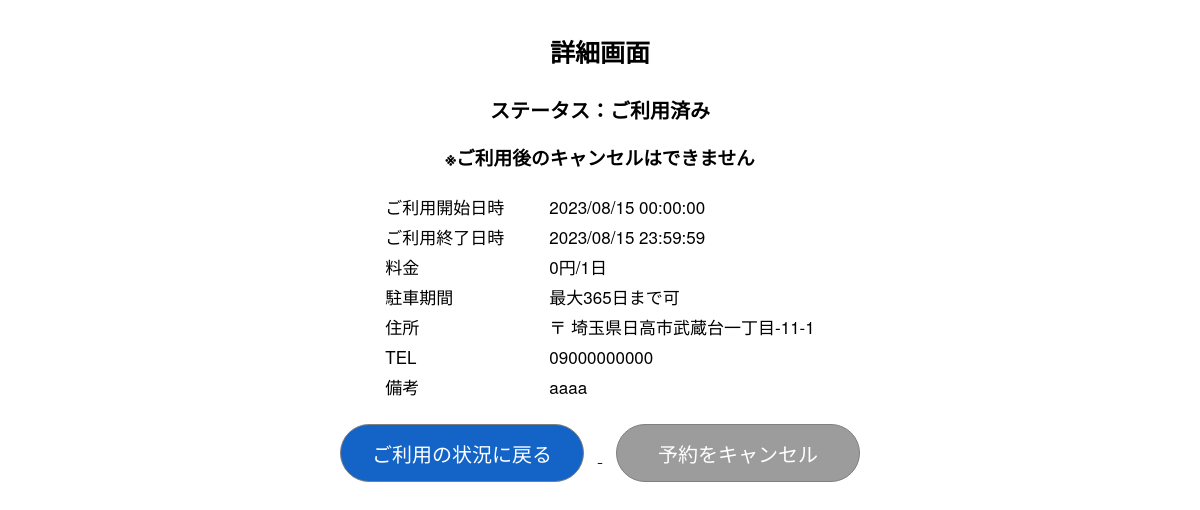
Page /usageStatsDetails/1 (signed in) on the committed database.
### app.py (models this page shows)
class Parking(db.Model):
    id = db.Column(db.Integer, primary_key=True, nullable=False)
    title = db.Column(db.String(50), nullable=False)
    postal_code = db.Column(db.String(7), nullable=False)
    address1 = db.Column(db.String(120), nullable=False)
    address2 = db.Column(db.String(120), nullable=False)
    tel = db.Column(db.String(11), nullable=False)
    inoutdoor = db.Column(db.String(1), nullable=False) # (0)屋外、(1)屋内
    mustcall = db.Column(db.String(1), nullable=False) # (0)出し入れ時に連絡が不要、(1)出し入れ時に連絡が必要
    usableTypeNum = db.Column(db.String(1), nullable=False) # (0)3ナンバー、(1)5ナンバー
    usableSize = db.Column(db.String(1), nullable=False) # (0)155cm未満、(1)155 ～ 170cm
    max_day = db.Column(db.Integer, nullable=True)
    min_day = db.Column(db.Integer, nullable=True)
    price_day = db.Column(db.Integer, nullable=False)
    etc = db.Column(db.String(500), nullable=True)
    lon = db.Column(db.Float, nullable=False)
    lat = db.Column(db.Float, nullable=False)
    owner_id = db.Column(db.Integer, db.ForeignKey('user.id'), nullable=False)
    created_at = db.Column(db.DateTime, nullable=False,
                           default=datetime.now(pytz.timezone('Asia/Tokyo')))
    price_hour = db.Column(db.Integer)
    price_month = db.Column(db.Integer)
    max_hour = db.Column(db.Integer)
    min_hour = db.Column(db.Integer)
    max_month = db.Column(db.Integer)
    min_month = db.Column(db.Integer)
    def toDict(self):
        return {'id' : self.id,
                'title' : self.title,
                'address1' : self.address1,
                'address2' : self.address2,
                'tel' : self.tel,
                'inoutdoor' : self.inoutdoor,
                'mustcall' : self.mustcall,
                'usableTypeNum' : self.usableTypeNum,
                'usableSize' : self.usableSize,
                'max_day' : self.max_day,
                'min_day' : self.min_day,
                'price_day' : self.price_day,
                'etc' : self.etc,
                'lon' : self.lon,
                'lat' : self.lat
                }

### app.py (the view)
@app.route('/usageStatsDetails', methods=['GET','POST'])
@app.route('/usageStatsDetails/<reserve_id>')
@login_required
def usageStatsDetails(reserve_id=None):
    if request.method=='POST':
        pass
    else:
        reserve = Reserve.query.filter_by(id=reserve_id).first()
        parking = Parking.query.filter_by(id=reserve.park_id).first()
        return render_template('usageStatsDetails.html', reserve=reserve.toDict(), parking=parking.toDict())

### app.py (called while the page is built)
@login_manager.user_loader
def load_user(user_id):
    print(f'ID>>>{user_id}')
    return User.query.get(int(user_id))

    def toDict(self):
        return {'id' : self.id,
                'user_id' : self.user_id,
                'park_id' : self.park_id,
                'resv_at' : f'{self.resv_at:%Y/%m/%d %H:%M:%S}',
                'use_start' : f'{self.use_start:%Y/%m/%d %H:%M:%S}',
                'use_end' : f'{self.use_end:%Y/%m/%d %H:%M:%S}',
                'resv_status' : self.resv_status
        }

### templates/usageStatsDetails.html (shortened to what this page needs)
<!DOCTYPE html>
<html>
<head>
    <link rel='stylesheet' href='../static/css/centerBox.css' />
    <link rel='stylesheet' href='../static/css/common.css' />
</head>
<body>
    <article class='container'>
        <section class='box' style='max-width : 580px; min-width : 260px'>
            <h1>詳細画面</h1>
            {%if reserve.resv_status==0%}
            <h2>ステータス：ご利用済み</h2>
            <h3>※ご利用後のキャンセルはできません</h3>
            {%elif reserve.resv_status==1%}
            <h2>ステータス：ご予約済み</h2>
            {%elif reserve.resv_status==2%}
            <h2>ステータス：ご利用中</h2>
            <h3>※ご利用中のキャンセルは基本受け付けておりません</h3>
            {%endif%}
            <table class='inner flatTable'>
                <tr>
                    <td>ご利用開始日時</td>
                    <td>{{reserve.use_start}}</td>
                </tr>
                <tr>
                    <td>ご利用終了日時</td>
                    <td>{{reserve.use_end}}</td>
                </tr>
                <tr>
                    <td>料金</td>
                    <td>{{parking.price_day}}円&sol;1日</td>
                </tr>
                <tr>
                    <td>駐車期間</td>
                    <td>最大{{parking.max_day}}日まで可</td>
                </tr>
                <tr>
                    <td>住所</td>
                    <td>〒{{parking.postal_code}} {{parking.address1}}{{parking.address2}}</td>
                </tr>
                <tr>
                    <td>TEL</td>
                    <td>{{parking.tel}}</td>
                </tr>
                <tr>
                    <td>備考</td>
                    <td>{{parking.etc}}</td>
                </tr>
            </table>
            <footer>
                <nav class='buttonMenu'>
                    <form>
                        <a href="{{url_for('usageStats')}}">
                            <input class='common_button common_fat' style='width : 42%;' type='button' value='ご利用の状況に戻る' />
                        </a>
                        <a href="{{url_for('deleteReserve', reserve_id=reserve.id)}}">
                            <input class='common_cancel common_fat' style='width : 42%;' type='button' value='予約をキャンセル' />
                        </a>
                    </form>
                </nav>
            </footer>
        </section>
    </article>
</body>
</html>

### static/css/centerBox.css (style rules this page uses)
.container { display: grid; place-items: center; }
.box { text-align : center; max-width: 640px; min-width: 400px; width: 70%; }
.inner { display: grid; place-items: center; border-collapse: separate; border-spacing: 5px; }
.inner td { font-size : var(--labelFontSize, 1.2rem); text-align : left; }
.flatTable td { font-size : 1.7rem; padding : 0 2rem; }

### static/css/common.css (style rules this page uses)
:root { --labelFontSize : 1.2rem; }
html { font-size: 62.5%; box-sizing: border-box; }
body { font-size : 1.6em; font-family: "Helvetica Neue", Arial, "Hiragino Kaku Gothic ProN", "Hiragino Sans", Meiryo, sans-serif; }
nav.buttonMenu { margin-top : 2rem; }
h1 { font-size : 2.5rem; }
h2 { font-size : 2rem; }
input, select { text-indent : 1rem; border : solid 0.1rem gray; height : 2.8rem; border-radius : 0.5rem; cursor: pointer; }
.common_button { background-color : rgb(20, 100, 200); text-indent : 0; font-size : 2rem; color : white; height : 4rem; border-radius : 2rem; margin : 0 1.4rem; }
.common_cancel { background-color : rgb(156, 156, 156); text-indent : 0; font-size : 2rem; color : white; height : 4rem; border-radius : 2rem; margin : 0 1.4rem; }
.common_fat { height : 5.8rem; border-radius: 2.9rem; }

### rows in the picture
Parking: max_day "365", address1 "埼玉県日高市", address2 "武蔵台一丁目-11-1", tel "09000000000", etc "aaaa"

### other values in the picture
{{ reserve.use_start }} "2023/08/15 00:00:00"
{{ reserve.use_end }} "2023/08/15 23:59:59"
{{ parking.price_day }} "0"
